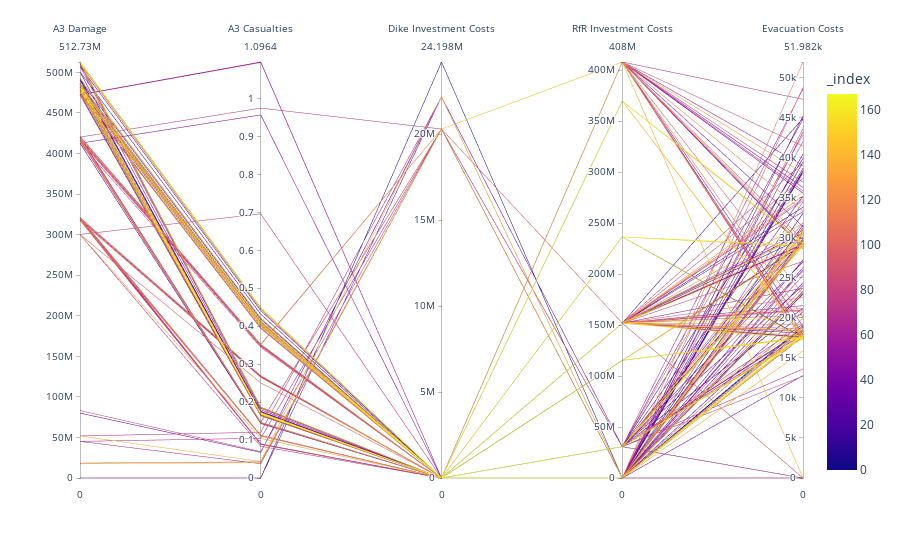

The notebook cell this image was saved under:
### Markdown cell above
## Show tradeoffs in the resulting optimal policies
The algorithm found 973 solutions, which are displayed in the following section of the notebook.

### Code cell
# extract DataFrame from the tuple
df = results[1]

df1=pd.DataFrame(df)
df1=df1.reset_index()
fig1 = px.parallel_coordinates(df1, labels= 
    {"A3 Expected Annual Damage" : "A3 Damage", 
    "A3 Aggr Expected Number of Deaths" : "A3 Casualties", 
    "A3 Dike Investment Costs" : "Dike Investment Costs", 
    "Room for River Investment Costs" : "RfR Investment Costs",
    "Evacuation Costs" : "Evacuation Costs"}, 
    color=df1.index, 
    dimensions = ["A3 Expected Annual Damage", 
                  "A3 Aggr Expected Number of Deaths", 
                  "A3 Dike Investment Costs", 
                  "Room for River Investment Costs",
                  "Evacuation Costs"])
fig1.update_layout(showlegend=False)
fig1.show()

### Figure 1 — Plotly figure (JSON) as saved in the notebook; plotly's stock layout.template omitted (floating-point values rounded to 4 significant figures; data arrays with more than 128 entries replaced by an {"elided": "..."} marker saying what was removed)
{"data": [{"dimensions": [{"label": "A3 Damage", "values": {"elided": "168 float values"}}, {"label": "A3 Casualties", "values": {"elided": "168 float values"}}, {"label": "Dike Investment Costs", "values": {"elided": "168 int values"}}, {"label": "RfR Investment Costs", "values": {"elided": "168 int values"}}, {"label": "Evacuation Costs", "values": {"elided": "168 float values"}}], "domain": {"x": [0, 1], "y": [0, 1]}, "line": {"color": {"elided": "168 int values"}, "coloraxis": "coloraxis"}, "name": "", "type": "parcoords"}], "layout": {"coloraxis": {"colorbar": {"title": {"text": "_index"}}, "colorscale": [[0, "#0d0887"], [0.1111, "#46039f"], [0.2222, "#7201a8"], [0.3333, "#9c179e"], [0.4444, "#bd3786"], [0.5556, "#d8576b"], [0.6667, "#ed7953"], [0.7778, "#fb9f3a"], [0.8889, "#fdca26"], [1, "#f0f921"]]}, "legend": {"tracegroupgap": 0}, "margin": {"t": 60}, "showlegend": false}}
